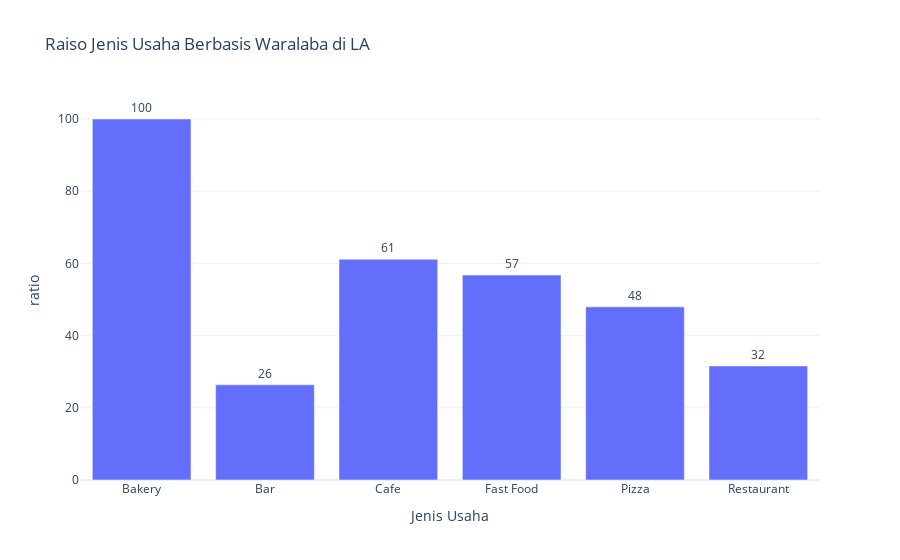

The cell this chart's notebook holds for it:
### Markdown cell above
Dapat dilihat bahwa usaha `Bakery` memiliki rasio berbasis waralaba yang mencapai **100%**. Mari tampilkan datanya dalam bentuk grafik:

### Code cell
# Membuat grafik rasio
fig = px.bar(object_chain, x='object_type', y='ratio', 
             labels={'object_type':'Jenis Usaha'}, 
             title='Raiso Jenis Usaha Berbasis Waralaba di LA',
             template= 'plotly_white',
             text_auto='.2s')
fig.update_traces(textfont_size=12, textangle=0, textposition="outside", cliponaxis=False)
fig.show()

### Figure 1 — Plotly figure (JSON) as saved in the notebook; plotly's stock layout.template omitted (floating-point values rounded to 4 significant figures)
{"data": [{"alignmentgroup": "True", "cliponaxis": false, "hovertemplate": "Jenis Usaha=%{x}<br>ratio=%{y}<extra></extra>", "legendgroup": "", "marker": {"color": "#636efa", "pattern": {"shape": ""}}, "name": "", "offsetgroup": "", "orientation": "v", "showlegend": false, "textangle": 0, "textfont": {"size": 12}, "textposition": "outside", "texttemplate": "%{y:.2s}", "type": "bar", "x": ["Bakery", "Bar", "Cafe", "Fast Food", "Pizza", "Restaurant"], "xaxis": "x", "y": [100, 26.37, 61.15, 56.75, 47.96, 31.6], "yaxis": "y"}], "layout": {"barmode": "relative", "legend": {"tracegroupgap": 0}, "title": {"text": "Raiso Jenis Usaha Berbasis Waralaba di LA"}, "xaxis": {"anchor": "y", "domain": [0, 1], "title": {"text": "Jenis Usaha"}}, "yaxis": {"anchor": "x", "domain": [0, 1], "title": {"text": "ratio"}}}}
